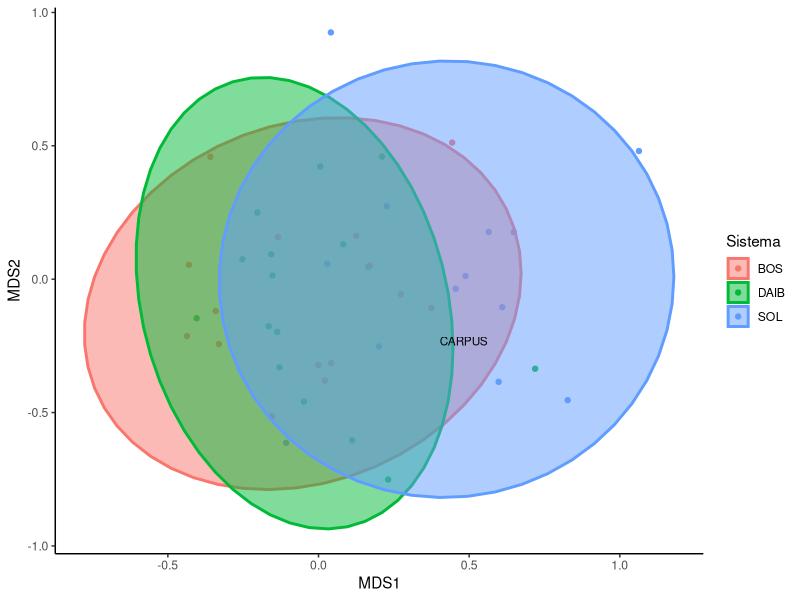
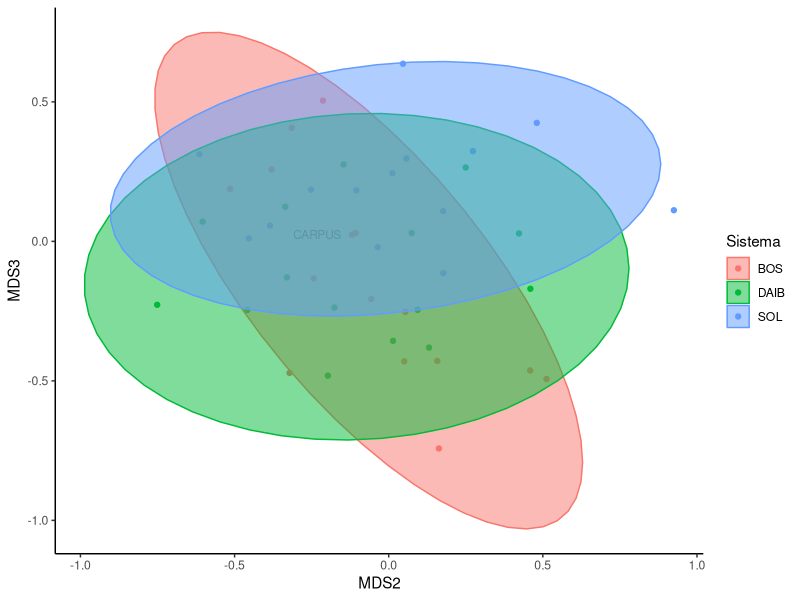

Source code (R) for these figures, in order:
# Clase 9. NMDS permanova

#Cargar paquetes
library(tidyverse)
library(vegan)

# Cargar base de datos

Abundancia <- read.csv("Clase10_NMDS_Permanova/DAves.csv")
Sitios <- read.csv("Clase10_NMDS_Permanova/Sitios.csv")

UnaTabla <- cbind(Sitios, Abundancia)

# NMDS
 # Analisis de similaridad

Aves_nmds <- metaMDS(Abundancia,  try = 1000, k = 3, distance = "bray")

# stress
# ~0.1 muy bueno
# ~0.15 - 0.20 bueno
#~0.21 - 0.29 regular
# >0.30 no es bueno, malo

Aves_nmds$stress

# Prepara las tablas de las dim

Especies <- data.frame(Aves_nmds$species)
Especies$Especie <- rownames(Especies)
View(Especies)

Sistema <- data.frame(Aves_nmds$points,
                      Sistema = Sitios$Sistema)
View(Sistema)

# Grafico nmds

SistemasDAI <- Sistema %>% 
  filter(Sistema %in% c("BOS", "DAIB", "SOL"))

EspeciesImp <- Especies %>% 
  filter(Especie == "CARPUS")

ggplot()+
  geom_point(data= SistemasDAI, aes(x= MDS1, y= MDS2, color= Sistema))+
  stat_ellipse(data= SistemasDAI, size= 1, geom = "polygon", alpha= 0.5,
               aes(x= MDS1, y= MDS2, color = Sistema, fill= Sistema))+
  geom_text(data= EspeciesImp, size= 3, color = "black",
            aes(x= MDS1, y= MDS2, label = Especie))+
  theme_classic()

?stat_ellipse

ggplot()+
  geom_point(data= SistemasDAI, aes(x= MDS2, y= MDS3, color= Sistema))+
  geom_text(data= EspeciesImp, size= 3, color = "black", alpha= 0.7,
            aes(x= MDS2, y= MDS3, label = Especie))+
  stat_ellipse(data= SistemasDAI, geom = "polygon", alpha= 0.5,
               aes(x= MDS2, y= MDS3, color = Sistema, fill= Sistema))+
  theme_classic()



